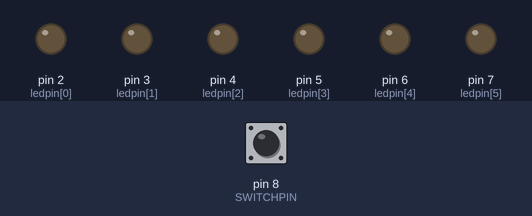
Recording of a sketch running on a simulated Arduino Uno, built with avr-gcc and run on an emulated ATmega328P. Shown: output pins drawn as LEDs (lit = HIGH). Inputs (shaded band) come from the test bench; at power-on: pin 8 (SWITCHPIN) HIGH.

Above: at 0.5 s.
At 1.6 s:
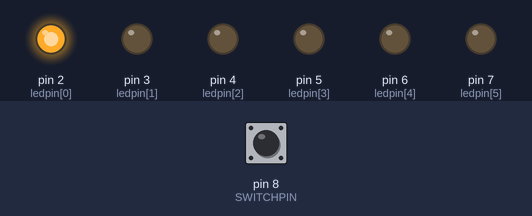
Timing chart, 0 to 3.0 s (numbered marks = the images above):
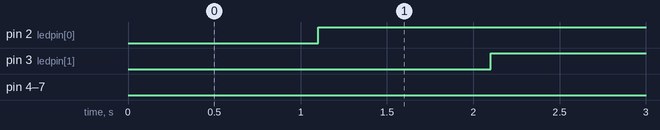

Measured:
- by itself, pin 2 (ledpin[0]), pin 3 (ledpin[1]): repeats every 1.0 s: LOW 0.10 s, HIGH 0.90 s
- by itself, pin 4 (ledpin[2]): LOW → HIGH at 3.2 s, → LOW 4.3 s later, → HIGH 0.10 s later, → LOW 0.90 s later, … (63 changes in this stretch)
- by itself, pin 5 (ledpin[3]): LOW → HIGH at 4.3 s, → LOW 3.2 s later, → HIGH 0.10 s later, → LOW 0.90 s later, … (63 changes in this stretch)
- by itself, pin 6 (ledpin[4]): LOW → HIGH at 5.3 s, → LOW 2.2 s later, → HIGH 0.10 s later, → LOW 0.90 s later, … (63 changes in this stretch)
- by itself, pin 7 (ledpin[5]): LOW → HIGH at 6.4 s, → LOW 1.1 s later, → HIGH 0.10 s later, → LOW 0.90 s later, … (63 changes in this stretch)

The sketch:

sketch.ino
```cpp
#define	NELEM(x)	(sizeof(x) / sizeof(*(x)))
#define	SWITCHPIN	8

int ledpin[] = {
	2, 3, 4, 5, 6, 7,
};
int ledstate[] = {
	LOW, LOW, LOW, LOW, LOW, LOW
};

int prevtilt;
unsigned long prevtime;
unsigned long interval = 1000;

void reset_leds() {
	memset(ledstate, LOW, sizeof(ledstate));
}

void dim_all_leds() {
	for (int i = 0; i < NELEM(ledpin); i++)
		digitalWrite(ledpin[i], LOW);
}

void setup() {
	for (int i = 0; i < NELEM(ledpin); i++)
		pinMode(ledpin[i], OUTPUT);
	pinMode(SWITCHPIN, INPUT);
	prevtilt = digitalRead(SWITCHPIN);
	prevtime = millis();
}

void loop() {
	/* handle the tilt switch */
	int tilt = digitalRead(SWITCHPIN);
	if (prevtilt != tilt)
		reset_leds();
	prevtilt = tilt;

	unsigned long now = millis();
	if (now - prevtime > interval) {
		prevtime = now;
		/* find the first ledstate LOW and switch it up to HIGH */
		int all = 1;
		for (int i = 0; i < NELEM(ledstate); i++) {
			if (ledstate[i] == LOW) {
				all = 0;
				ledstate[i] = HIGH;
				break;
			}
		}
		if (all) {
			dim_all_leds();
			delay(100);
		}
	}
	for (int i = 0; i < NELEM(ledpin); i++)
		digitalWrite(ledpin[i], ledstate[i]);
	delay(100);
}
```
